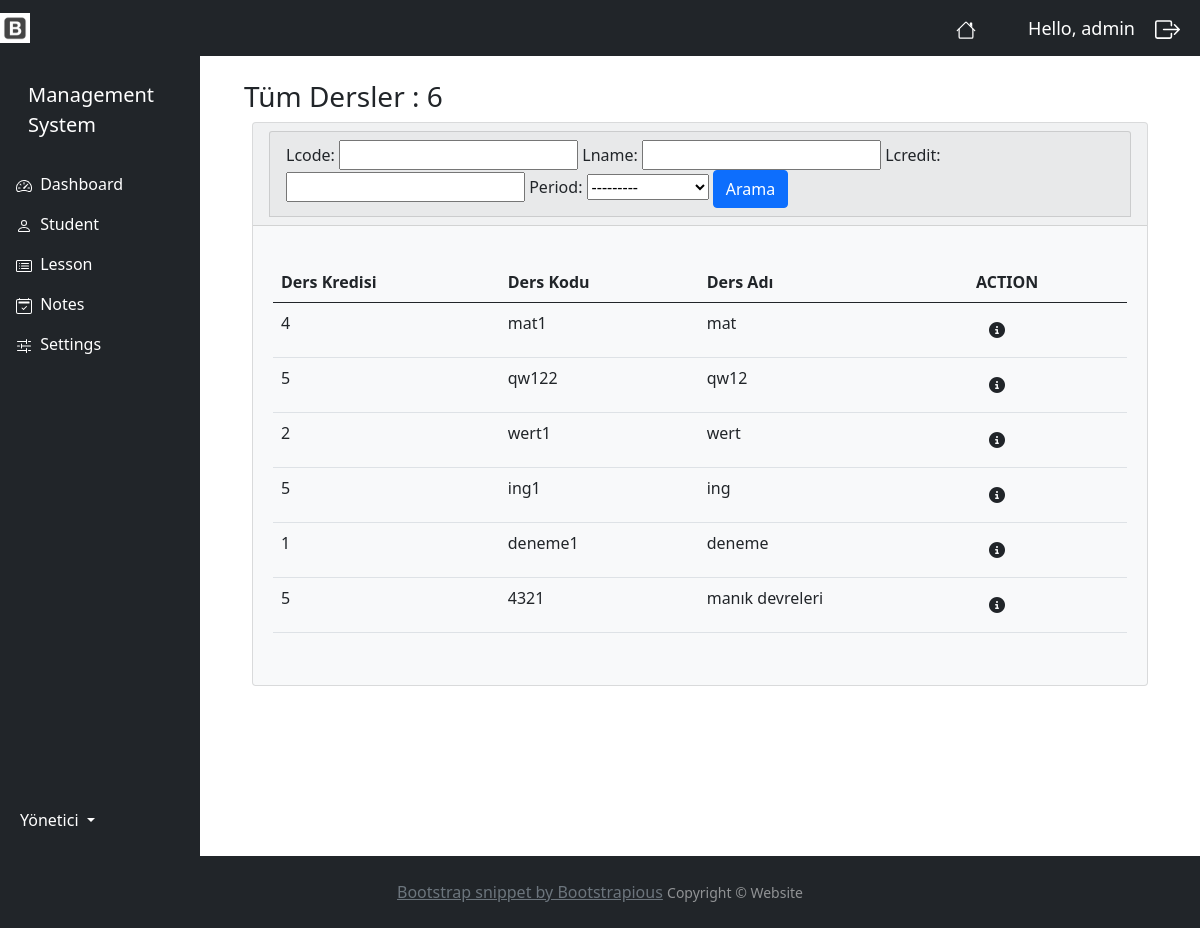
The app's page /notes_lesson/ (signed in), older data.
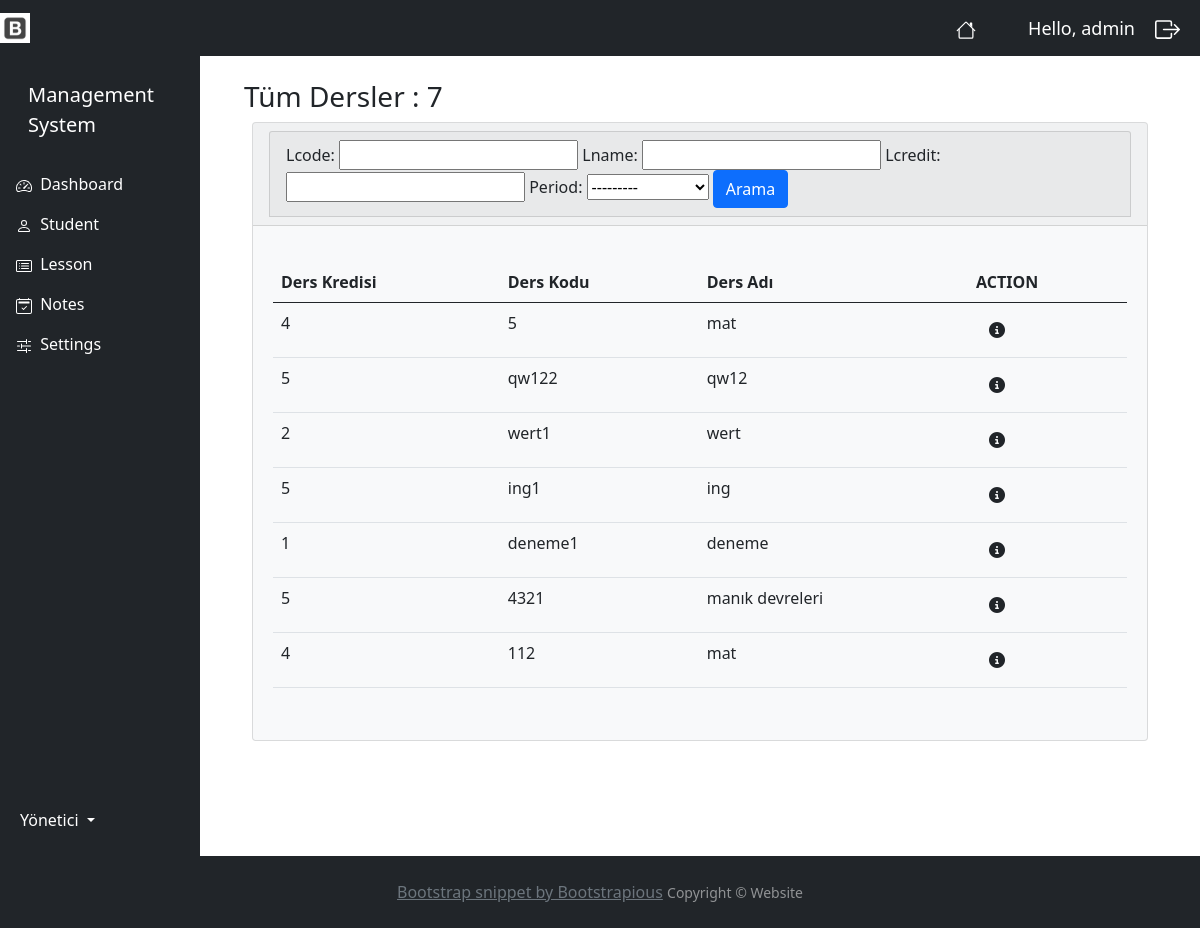
The same page, newer data.
### myapp/models.py (models this page shows, shortened)
class Lesson(models.Model):
    lcode = models.CharField(blank=True, max_length=50)
    lname = models.CharField(blank=True, max_length=50)
    lcredit = models.IntegerField(blank=True, null=True)
    period = models.ForeignKey(Period, null=True, on_delete=models.SET_NULL)

### myapp/decorators.py (the view)
        def wrapper_func(request, *args, **kwargs):
            group =None
            if request.user.groups.exists():
                group = request.user.groups.all()[0].name
            if group in allowed_roles:
                return view_func(request, *args, **kwargs)
            else:
                return HttpResponse('You are not authorized to view this page')

### myapp/models.py (called while the page is built)
    def __str__(self):
        return self.name

### myapp/views.py (called while the page is built)
@login_required(login_url='login')
@allowed_users(allowed_roles=['admin'])
def notesLesson(request):
    lessons = Lesson.objects.all()
    lessons_count = lessons.count()
    myFilter = LessonFilter(request.GET, queryset=lessons)
    lessons = myFilter.qs
    context = {
        'lessons':lessons,
        'lessons_count': lessons_count,
        'myFilter': myFilter,
    }
    return render(request, 'accounts/notes_lesson.html', context)

### myapp/templates/accounts/notes_lesson.html (shortened to what this page needs)
{% extends 'accounts/main.html' %}
{% block content %}
<div class="container-fluid">
    <h3 class="m-2">Tüm Dersler : {{ lessons_count }}</h3>
    <div class="row">
        <div class="col-12">
            <div class="card bg-light ms-3 me-3 mb-3">
                <div class="card-header">
                    <div class="col">
                        <div class="card card-header">
                            <form method="get">
                                {{ myFilter.form }}
                                <button class="btn btn-primary" type="submit">Arama</button>
                            </form>
                        </div>
                    </div>
                </div>
                {% if lessons %}
                <div class="card-body m-1">
                    <p class="card-text">
                        <div class="table-responsive">
                            <table class="table table-hover">
                                <thead>
                                        <tr>
                                        <th scope="col">Ders Kredisi</th>
                                        <th scope="col">Ders Kodu</th>
                                        <th scope="col">Ders Adı</th>
                                        <th scope="col">ACTION</th>
                                      </tr>
                                </thead>
                                <tbody>
                                   {% for lesson in lessons %}
                                   <tr>
                                        <td>{{ lesson.lcredit }}</td>
                                        <td>{{ lesson.lcode }}</td>
                                        <td>{{ lesson.lname }}</td>
                                        <td>
                                            <button type="button" class="btn me-1" href="" data-bs-toggle="modal" data-bs-target="#myModal{{ lesson.id }}">
                                                <i class="fa-solid fa-circle-info"></i>
                                            </button>
                                        </td>
                                   </tr>
                                   {% endfor %}
                                </tbody>
                            </table>
                        </div>
                    </p>
                </div>
            </div>
                {% else %}
                    <p></p>
                    <h5 class="alert alert-primary ms-4 me-4">Ders Kaydı Yok</h5>
                {% endif %}
        </div>
    </div>
</div>
{% endblock content %}

Row changes from the older to the newer data that the page shows:
changed Lesson (number 1 of 7 on the later page): lcode "mat1" → "5"
added Lesson: lcredit "4", lcode "112", lname "mat"
Text that changed along with them:
{{ lessons_count }}: "6" → "7"
